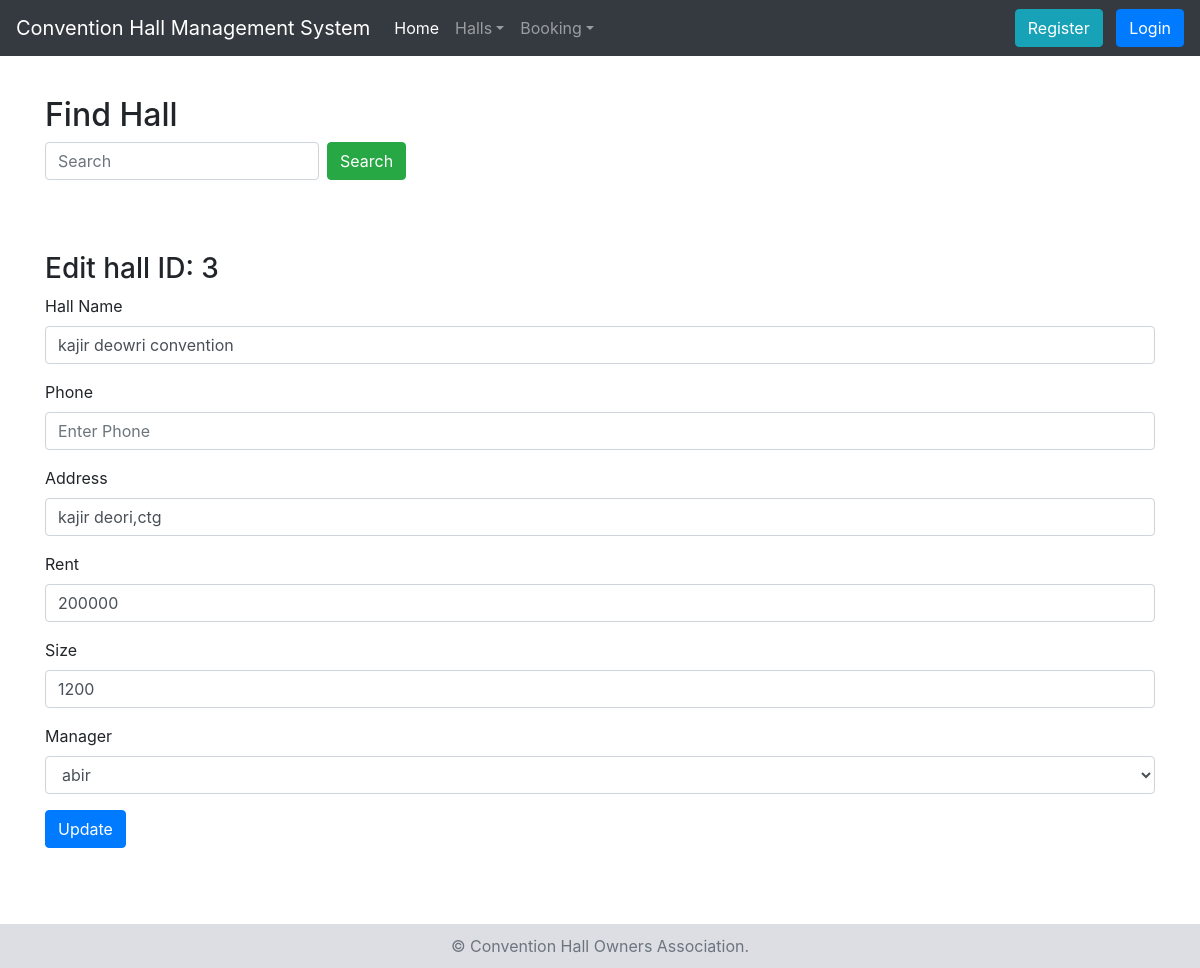
Page /chbs/edit_hall.php?hall_id=3 on the earlier database version.
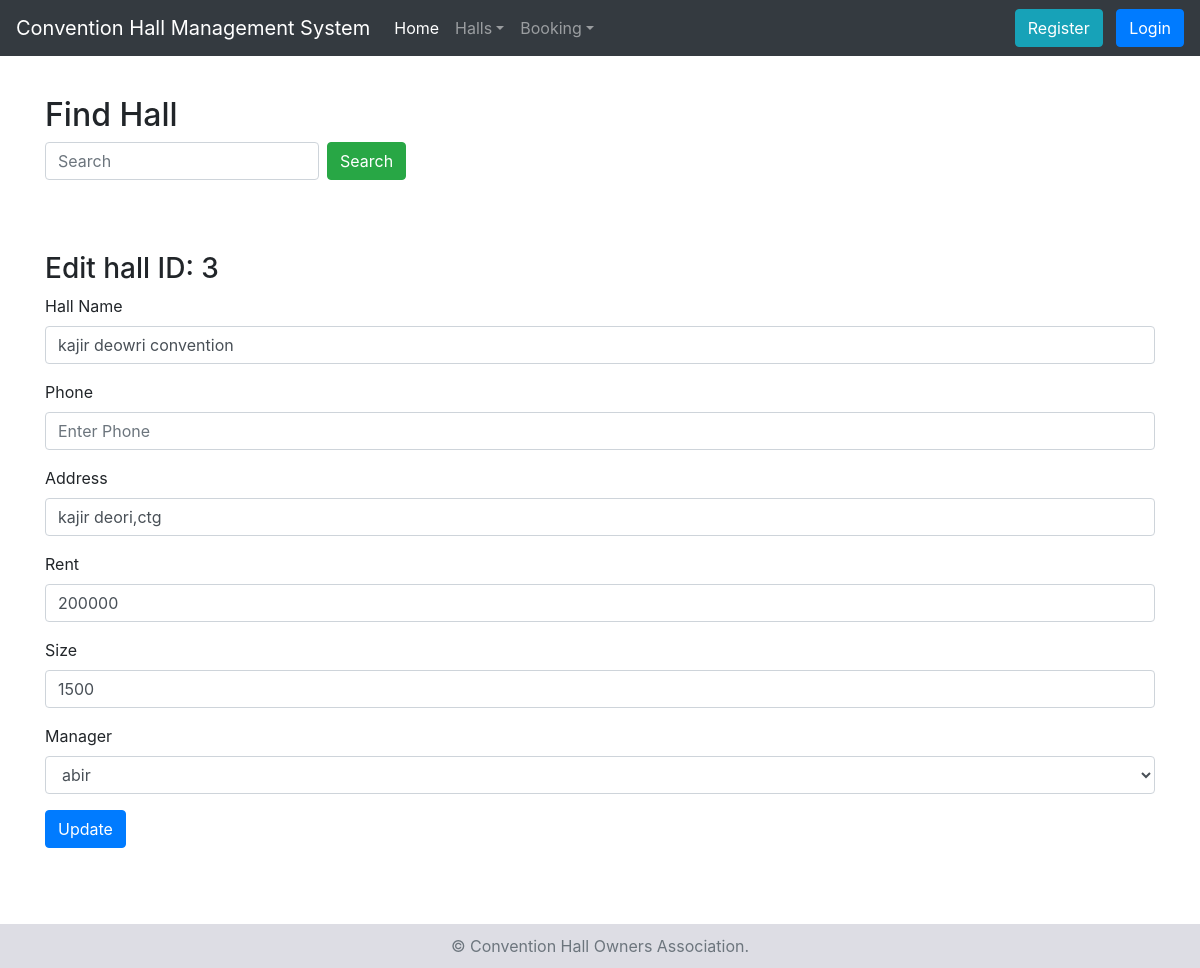
Same page on the later database version.
### tables this page shows
CREATE TABLE `hall` (
  `hall_id` int(10) NOT NULL,
  `name` varchar(200) NOT NULL,
  `address` varchar(200) NOT NULL,
  `rent` int(10) NOT NULL,
  `manager_id` int(10) NOT NULL,
  `size` varchar(10) NOT NULL
);

CREATE TABLE `manager` (
  `manager_id` int(10) NOT NULL,
  `name` varchar(200) NOT NULL,
  `phone` varchar(15) NOT NULL,
  `email` varchar(200) NOT NULL
);

### chbs/edit_hall.php (the view, shortened to what this page needs)
<?php include('includes/header.php'); ?>
<h2>Find Hall</h2>
 <form class="form-inline my-2 my-lg-0">
  <input class="form-control mr-sm-2" type="text" name="hall_id" placeholder="Search" aria-label="Search">
  <button class="btn btn-success my-2 my-sm-0" type="submit">Search</button>
 </form>
 <br>
 <br>
 <br>
<?php
if(isset($_GET['hall_id']) ){
	$hall_id = $_GET['hall_id'];
	$q = "SELECT * FROM hall where hall_id='{$hall_id}'";
	$res = mysqli_query($dblink, $q);
	if(mysqli_num_rows($res)>0){
		$hall  = mysqli_fetch_assoc($res);
		$name =  $hall['name'];
		$phone =  $hall['phone'];
		$address =  $hall['address'];
		$rent =  $hall['rent'];
		$size =  $hall['size'];
		$manager_id =  $hall['manager_id'];
?>
	<h3>Edit hall ID: <?php echo $hall_id?></h3>
	<form method="post" action="edit_hall.php">
	  <div class="form-group">
	    <label for="name">Hall Name</label>
	    <input type="text" name="name" value="<?php echo $name?>" required class="form-control" id="name" aria-describedby="emailHelp" placeholder="Enter Name">
	  </div>
	  <div class="form-group">
	    <label for="phone">Phone</label>
	    <input type="text" name="phone" value="<?php echo $phone?>" required class="form-control" id="phone" placeholder="Enter Phone">
	  </div>
	<div class="form-group">
	    <label for="address">Address</label>
	    <input type="text" name="address" value="<?php echo $address?>" required class="form-control" id="address" placeholder="Enter Phone">
	  </div>
	<div class="form-group">
		<label for="rent">Rent</label>
	    <input type="text" name="rent" value="<?php echo $rent?>" required class="form-control" id="rent" placeholder="Enter Rent">
	 </div>
	 <div class="form-group">
		<label for="size">Size</label>
	    <input type="text" name="size" value="<?php echo $size?>" required class="form-control" id="size" placeholder="Enter Size">
	 </div>
	 <div class="form-group">
			<label for="manager">Manager</label>
			<select name="manager_id" required class="form-control" id="manager">
				<option value="<?php echo $manager_id?>" selected><?php echo getManager($manager_id)['name']?></option>
			</select>
		</div>
	  <button type="submit" name="update" class="btn btn-primary">Update</button>
	</form>
<?php
	}
	else{
		alertMsg('Hall ID: <strong>'.$hall_id.'</strong> Not Found.');
	}
}
?>
<?php include('includes/footer.php'); ?>

Differences in the rows shown:
changed hall "kajir deowri convention": size "1200" → "1500"
